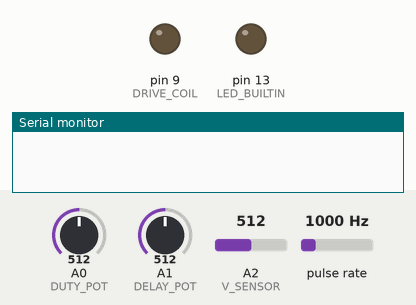
The sketch below on a simulated Arduino Uno, built with avr-gcc and run on an emulated ATmega328P. On the bench: output pins drawn as LEDs (lit = HIGH), the last lines printed to the serial monitor. Wiring (inferred from the names in the program): pulse sensor: data pin 2. Inputs (shaded band) come from the test bench; at power-on: pulse rate 1000 Hz, A0 (DUTY_POT) = 512, A1 (DELAY_POT) = 512, A2 (V_SENSOR) = 512.

Above: at 0.1 s.
At 2.2 s:
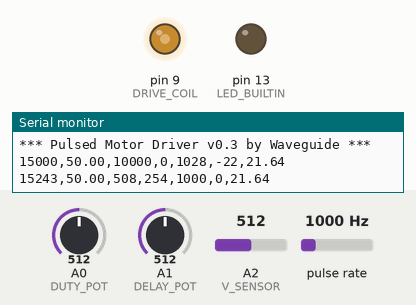
2.3 s: pulse rate (sensor on pin 2) set to 100 Hz
3.8 s: A0 (DUTY_POT) set to 992
At 5.75 s:
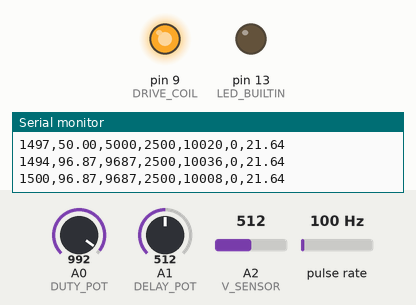
6.8 s: A1 (DELAY_POT) set to 30
9.8 s: A2 (V_SENSOR) set to 30
12.8 s: pulse rate (sensor on pin 2) set to 3750 Hz
14.6 s: A0 (DUTY_POT) set to 1010
Timing chart, 0 to 18.6 s (numbered marks = the images above; inputs shaded):
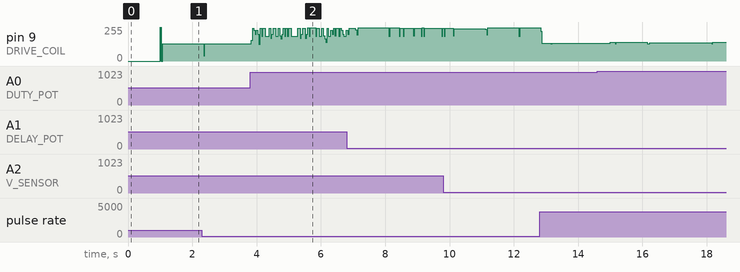

The sketch:

ArduinoPulsedMotorDriver.ino
```cpp
/*
  Pulsed Motor Driver v0.3 by Waveguide

  This sketch turns your Arduino into a controller and monitor for
  pulsed electric motors, like the Adams Motor or the Bedini SG.

  Using two potentiometers, you can control the duty cycle and the
  timing of the drive pulses.

  The serial monitor also logs RPM, duty cycle, pulse duration, and
  the timing of the pulse in degrees from the drive core center.

  Inputs:
  * D2: A3144 Hall effect sensor
  * A0: 10K potentiometer to control duty cycle
  * A1: 10K potentiometer to control pulse timing
  * A2: Voltage divider to measure battery voltage (1M & 100K 1% resistors for up to 55V)

  Outputs:
  * D8: Base of MJL21194 or similar NPN transistor, which powers the
        drive coil(s) directly, or a 2N2222 transistor to drive a PNP
        high-side switch

  Created 22/12/2020
  By Nick Kraakman
  Modified 12/05/2021
  By Nick Kraakman

  https://waveguide.blog/adams-motor-generator/

  TODO:
  - implement input current sensing
  - implement power logging
  - implement core temperature sensing
  - implement generator coil switching
*/


/**
 * Variables
 */
#define NUMB_POLES    4         // Number of rotor magnet poles
//#define SAMPLES       8         // Number of samples used to smooth the period measurement
#define PULSES        1         // Number of pulses per trigger

#define HALL_SENSOR   2         // HALL SENSOR: Digital IN 2
#define DUTY_POT      A0        // Analog IN A0
#define DELAY_POT     A1        // Analog IN A1
#define V_SENSOR      A2        // Analog IN A2
#define DRIVE_COIL    9         // DRIVE COIL: Digital OUTPUT 9

static float rpm = 0.0;         // RPM of the motor

static unsigned long now = 0;                 // Current time in µS

volatile unsigned long period = 0;            // Time between magnets passing by Hall sensor
volatile unsigned long last_fall = micros();  // Time of previous Hall trigger falling edge, init as micros() instead of 0, else first calculated period is way too large, causing trouble with starting the motor
volatile unsigned long hall_period = 0;       // Time during which Hall sensor was ON, half of that is rotor magnet aligned with center of drive core
volatile bool hall = false;                   // True if Hall sensor has been triggered, false once pulse completes

/*
volatile unsigned long periods[SAMPLES];      // Moving average period using several samples
volatile bool periods_full = false;           // True if the periods array has been filled with samples
volatile byte index = 0;                      // Indicates current place in period_array
volatile unsigned long sum = 0;               // Running total of period samples
*/

static bool pulsing = false;                  // True while we're pulsing the drive coils
static bool high = false;                     // True if drive coil pin is HIGH, false if LOW

static bool get_voltage = true;         // True if a new voltage measurement needs to be made
static int voltage_value = 0;           // Analog value from voltage divider, 0 - 1023
static float voltage = 0.0;             // Measured voltage on V_SENSOR pin, 0 - 5V

static int duty_value = 0;              // Analog value from duty pot, 0 - 1023
static int delay_value = 0;             // analog value from delay pot, 0 - 1023
static unsigned long pulse_delay = 0;   // Pulse delay in µS after Hall interrupt, controlled by potentiometer
static int pulse_degrees = 0;           // Degrees before or after the rotor magnet aligns with drive core at which the pulse started
static unsigned long pulse_time = 0;    // Pulse ON duration in µS, controlled by potentiometer
static unsigned int off_time = 500;     // Pulse OFF duration in µS when multiple pulses are used

static unsigned long last_print = 0;    // Time of previous print to serial monitor in mS
static unsigned long last_read = 0;     // Time of previous analogRead of potentiometers in mS


/**
 * Setup code, which runs once
 */
void setup() {
  // Start serial output
  Serial.begin(9600);  // Set baud rate
  delay(1000);
  Serial.println("\n\n*** Pulsed Motor Driver v0.3 by Waveguide ***\n\n");

  // Set pin modes
  pinMode(HALL_SENSOR, INPUT_PULLUP);
  pinMode(DUTY_POT, INPUT);
  pinMode(DELAY_POT, INPUT);
  pinMode(V_SENSOR, INPUT);
  pinMode(DRIVE_COIL, OUTPUT);
  pinMode(LED_BUILTIN, OUTPUT);

  // Digital pin 2 of Arduino is set as the interrupt
  attachInterrupt(digitalPinToInterrupt(HALL_SENSOR), hall_trigger, CHANGE);
}


/**
 * Main code, which runs continuously
 */
void loop()
{
  now = micros();

  if (!pulsing)
  {
    // Stuff to do while we're NOT pulsing the coils,
    // like performing calculations and printing data
    read_analog();      // Read potentiometer values and battery voltage
    print_data();       // Log data to serial monitor every second
  }

  if (hall)
  {
    send_pulse();       // Send pulse to drive coils
  }
}


/**
 * Read and store values from the potentiometers and voltage divider as analog 0 - 1023 values
 */
void read_analog()
{
  // Read only when NOT pulsing, and delay between reads for stability
  if (millis() - last_read > 10)
  {
    last_read = millis();

    duty_value = analogRead(DUTY_POT);

    delay_value = analogRead(DELAY_POT);

    // We only need to get a voltage reading once every print cycle, saves ~240µS on other cycles
    if (get_voltage)
    {
      // Apparently we need to read an analog pin TWICE and discard the first read to increase the odds of a correct reading...
      analogRead(V_SENSOR); voltage_value = analogRead(V_SENSOR);
      get_voltage = false;
    }

    // Calculate pulse delay and pulse time
    // We divide by 2048 instead of 1024, because we only want a max of 1/2 period of delay, and max 50% duty
    // This also gives our potentiometers more resolution and thus allows for finer adjustments and smaller unwanted variations
    pulse_delay = (period * delay_value) / 2048;    // Delay is a % of the period, so will pulse at same point for low and high RPMs

    pulse_time = (period * duty_value) / 1024;      // Multiply period by duty cycle to get pulse ON time

    // To help start the motor, always start pulse at alignment
    if (rpm < 300)
    {
      pulse_delay = hall_period/2;
    }

    // Set maximum pulse duration of 10,000 µS
    if (pulse_time > 10000)
    {
      pulse_time = 10000;
    }
  }
}


/**
 * Send pulse to the drive coils
 */
void send_pulse()
{
  // Start pulsing after delay in non-blocking way
  if (!high && now - last_fall >= pulse_delay)
  {
    pulsing = true;

    if (PULSES > 1)
    {
      // Calculate new pulse time if we're using multiple pulses per trigger
      pulse_time = (pulse_time - ((PULSES - 1) * off_time)) / PULSES;
    }

    // Once we're pulsing, that's all we want to do, so we can use blocking delays (pfew!)
    for (int i = 0; i < PULSES; i++)
    {
      //digitalWrite(DRIVE_COIL, HIGH);     // Turn pulse ON
      PORTB |= (1<<PB1);                    // Set digital port 9 HIGH directly, digitalWrite too slow
      //digitalWrite(LED_BUILTIN, HIGH);    // Turn LED ON
      high = true;

      delayMicroseconds(pulse_time);

      //digitalWrite(DRIVE_COIL, LOW);      // Turn pulse OFF
      PORTB &= ~(1<<PB1);                   // Set digital port 9 LOW directly, digitalWrite too slow
      //digitalWrite(LED_BUILTIN, LOW);     // Turn LED OFF
      high = false;

      // If there is another pulse coming, stay low until next loop
      if (i + 1 < PULSES)
      {
        delayMicroseconds(off_time);
      }
    }

    // We're done pulsing, reset variables
    pulsing = false;
    hall = false;
  }
}


/**
 * Send data to serial port in CSV format
 * This data can then be plotted using SerialPlot, for example
 * We calculate a few things here that are only needed for printing,
 * not for controlling the motor
 */
void print_data()
{
  if (millis() - last_print > 1000)
  {
    // Calculate degrees of delay from drive core center
    // Drive core center is hall_period/2
    // During period, rotor turns 360º/number of poles
    // So period/(360/NUMB_POLES) = time per degree of rotation
    // A negative value means pulsed before rotor magnet was aligned with the drive coil core
    pulse_degrees = (pulse_delay - ((float) hall_period / 2))/(period / (360 / NUMB_POLES));

    rpm = 60*((float) 1000000/(period*NUMB_POLES));

    Serial.print((int) rpm); // RPM
    Serial.print(",");
    Serial.print(((float) duty_value/1024)*100);            // Duty cycle in %
    Serial.print(",");
    Serial.print(pulse_time);
    Serial.print(",");
    Serial.print(pulse_delay);
    Serial.print(",");
    Serial.print(period);
    Serial.print(",");
    Serial.print(pulse_degrees);
    Serial.print(",");

    // Source voltage,
    // 5 = reference voltage, 8.657 = voltage divider multiplier, adjust to your own situation
    // See: https://startingelectronics.org/articles/arduino/measuring-voltage-with-arduino/
    Serial.println(((voltage_value * 5.0) / 1024.0) * 8.657);

    get_voltage = true;  // Now that we printed the voltage, we want to get a new voltage reading

    last_print = millis();
  }
}


/**
 * Fires each time a magnet passes by the Hall sensor
 */
void hall_trigger()
{
  unsigned long time_now = micros();

  if (PIND & (1<<PD2))  // Direct read of digital pin 2 for much faster processing than digitalRead()
  {
    // Rising edge
    hall_period = time_now - last_fall;
  } else {
    // Falling edge

    /*
    // Calculate moving average period
    sum = sum - periods[index];         // Subtract last period
    periods[index] = now - last_fall;   // Calculate period and store in array
    last_fall = now;                    // Set time of this trigger for the next trigger

    sum = sum + periods[index];         // Add current period

    index = index + 1;                  // Move pointer to next position in index

    // If we're at the end of the array...
    if (index >= SAMPLES) {
      periods_full = true;
      index = 0;                        // Reset index
    }

    if (periods_full) {
      period = sum / SAMPLES;           // Calculate the moving average
    } else {
      period = periods[index - 1];      // Until we have filled our array to calculate a running average, use the raw readings
    }
    */


    period = time_now - last_fall;
    last_fall = time_now;
    hall = true;
  }
}
```
